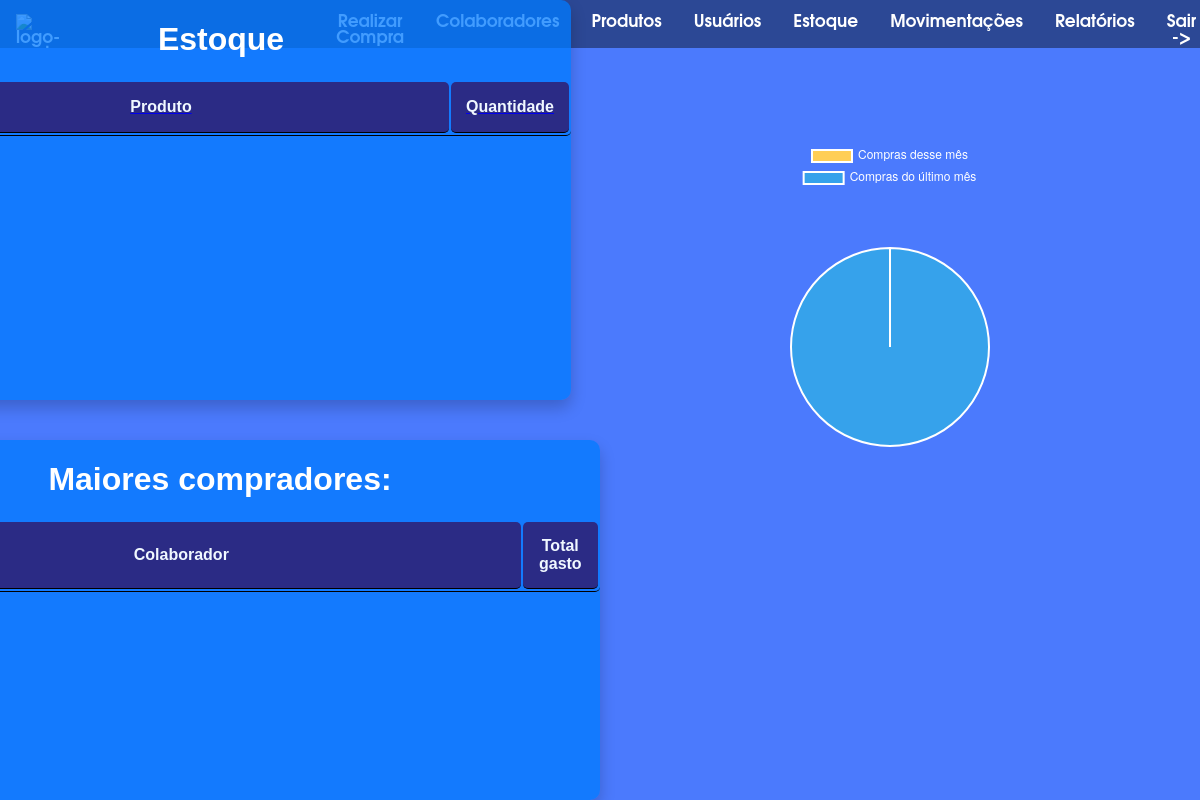
Page /home/ (signed in) on the earlier database version.
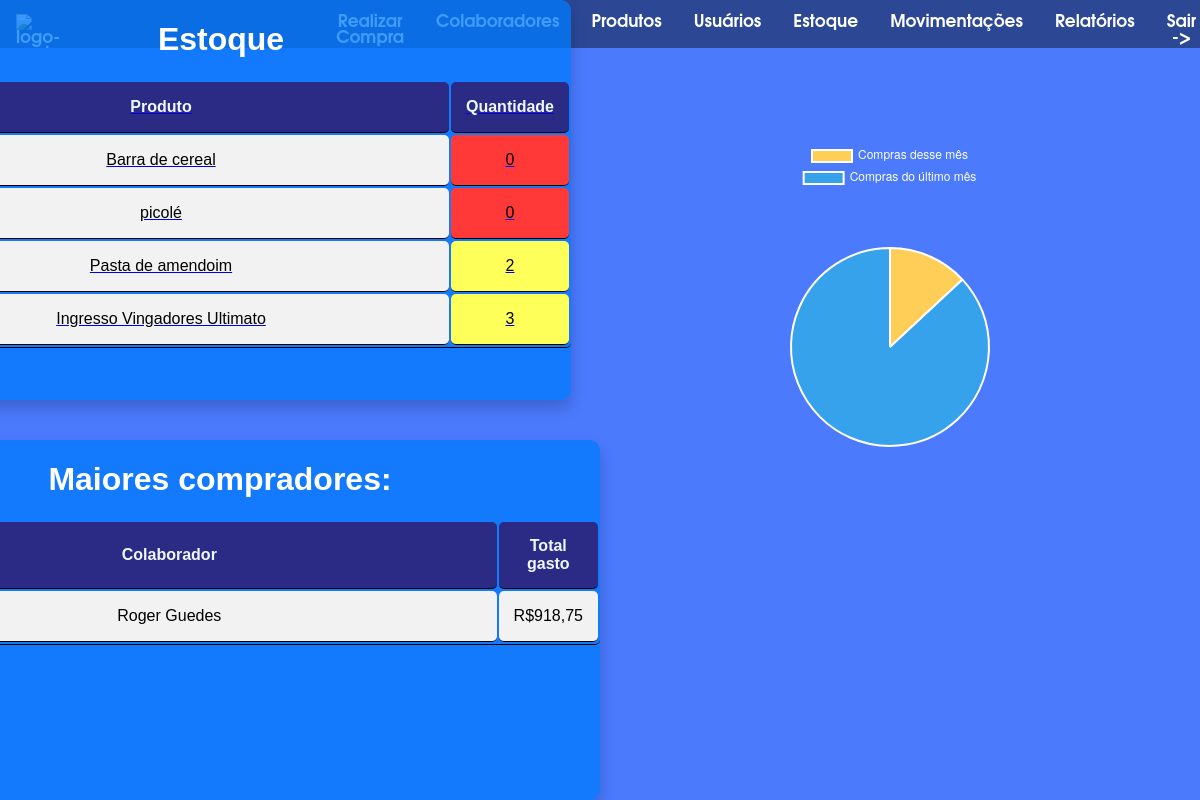
Same page on the later database version.
### colaboradores/models.py (models this page shows, shortened)
class Colaboradore(models.Model):
    nome = models.CharField(max_length=70)
    cpf = models.CharField(max_length=14)
    login = models.CharField(unique=True,max_length=50)
    senha = models.CharField(max_length=30)
    situacao = models.CharField(default="Ativo",max_length=7)
    email = models.EmailField(default='michelmanngabriel@gmail.com')
    cod_barras_colab = models.CharField(max_length=10,default='1009463')

### estoque/models.py (models this page shows, shortened)
class Estoque(models.Model):
    produto = models.OneToOneField(Produtos,on_delete=models.CASCADE)
    quantidade = models.IntegerField()

### produtos/models.py (models this page shows, shortened)
class Produtos(models.Model):
    TIPOS_CHOICES = (
    ('Alimento', 'Alimento'),
    ('Ingresso', 'Ingresso'),
    ('Roupa','Roupa')
    )
    nome = models.CharField(max_length=50)
    cod_barras = models.IntegerField()
    preco = models.DecimalField(max_digits=200,decimal_places=2)
    tipo = models.CharField(max_length=8,choices=TIPOS_CHOICES)
    situacao = models.CharField(default="Ativo", max_length=7)

### colaboradores/views.py (the view)
# urls.py: path('home/',Home,name='Home'),
@login_required(login_url='Login')
def Home(request):
    hoje = datetime.now()
    ultimo_26 = datetime(hoje.year, hoje.month, 26)
    total_arrecadado_ultima_ref = 0
    maiores_compradores = Compra.objects.exclude(data__lte=ultimo_26).values('colaborador_id').annotate(total_compras=Round(Sum('total'),2)).order_by('-total_compras')
    for i in maiores_compradores:
       i['colaborador_id'] = Colaboradore.objects.get(id=i['colaborador_id'])
       total_arrecadado_ultima_ref += float(i['total_compras'])
       total_compras_formatado = f"{float(i['total_compras']):,.2f}".replace(',', '|').replace('.', ',').replace('|', '.')
       i['total_compras'] = total_compras_formatado
    quantidade_compras = Compra.objects.exclude(data__lte=ultimo_26).count()
    dois_meses_atras = hoje.replace(day=26, month=hoje.month-2)
    dia_25_mes_passado = hoje.replace(day=25, month=hoje.month-1)
    if hoje.day > 25:
        dois_meses_atras = hoje.replace(day=26, month=hoje.month-1)
        dia_25_mes_passado = hoje.replace(day=25)
    quantidade_compras_ultima_ref = Compra.objects.filter(data__gte=dois_meses_atras,data__lte = dia_25_mes_passado).count()
    estoque = Estoque.objects.filter(Q(quantidade__lt=4) & Q(produto__situacao="Ativo")).order_by('quantidade')
    produtos_mais_vendidos = Produtos.objects.filter(itemcompra__compra__data__gte=ultimo_26).annotate(total_vendas=Count('itemcompra')).order_by('-total_vendas')
    context = {
       "maiores_compradores":maiores_compradores,'compras_mensal':quantidade_compras,
       'compras_ultima_ref':quantidade_compras_ultima_ref,'estoque':estoque,
       'total_arrecadado':f"{float(total_arrecadado_ultima_ref):,.2f}".replace(',', '|').replace('.', ',').replace('|', '.'),
       'produtos_mais_vendidos':produtos_mais_vendidos
    }
    return render(request,'home/home.html',context=context)

### templates/home/home.html (shortened to what the changed rows need)
{% load static%}
<!DOCTYPE html>
<html>
<head>
<link rel="stylesheet" href="{% static 'home/css/home.css'%}">
</head>
<body style="background-color: #4b7afd;">
<div class="linha">
  <div class="compradores">
    <h1 style="color:white;text-align: center;">Maiores compradores:</h1>
    <table class="tabela-compradores">
      <thead class="thead-light">
        <tr>
          <th scope="col">Colaborador</th>
          <th scope="col">Total gasto</th>
        </tr>
      </thead>
      <tbody>
          {% for item in maiores_compradores %}
        <tr>
          {% if item.colaborador_id.nome|length > 20 %}
          <td>{{item.colaborador_id.nome|slice:":20" }}...</td>
          {%else%}
            <td>{{item.colaborador_id.nome}}</td>
          {%endif%}
          <td>R${{item.total_compras}}</td>
        {%endfor%}
      </tbody>
    </table>
  </div>
  <div class="estoque">
        <div class="estoque-content" style="text-align: center;background-color:#007bffbe ;">
          <h1 style="color:white">Estoque</h1>
          <a href="{% url 'ListarEstoque' %}">
          <table class="tabela-estoque">
            <thead class="thead-light">
              <tr>
                <th scope="col">Produto</th>
                <th scope="col">Quantidade</th>
              </tr>
            </thead>
            <tbody>
                {% for item in estoque %}
              <tr>
                {% if item.produto.nome|length > 45%}
                  <td>{{item.produto.nome|slice:":45"}}...</td>
                {%else%}
                <td>{{item.produto.nome}}</td>
                {%endif%}
                  {%if item.quantidade == 0%}
                  <td class="situacao-vermelho">{{item.quantidade}}</td>
                  {% elif item.quantidade > -100%}
                  <td class="situacao-amarelo">{{item.quantidade}}</td>
                  {%endif%}
              </tr>
              {%endfor%}
            </tbody>
          </table>
          </a>
        </div>
  </div>
  <div id="chartContainer" style="width: 400px; height: 400px;justify-content: center;position:relative;left: -30%; color: white;">
    <canvas id="myChart" class="graf-pizza" ></canvas>
  </div>
</div>
<br><br>
<br><br>
<script>
  // Obtém os valores do contexto passados pela view
  var valor1 = "{{ compras_mensal }}";
  var valor2 = '{{ compras_ultima_ref }}';
  // Dados do gráfico
  var data = {
    labels: ['Compras desse mês', 'Compras do último mês'],
    datasets: [{
      data: [valor1, valor2],
      backgroundColor: ['#FFCE56', '#36A2EB'],
      color:'white'
    }]
  };
  // Configuração do gráfico
  var options = {
    responsive: true,  // Torna o gráfico responsivo para se ajustar ao contêiner
    maintainAspectRatio: false,  // Permite que o gráfico ocupe todo o espaço do contêiner
    legend: {
      position: 'bottom',  // Posição da legenda (top, bottom, left, right)
    },
    aspectRatio: 2,  // Define a relação de aspecto (largura:altura)
    layout: {
    padding: {
      top: 20,   // Espaçamento superior
      left: 50,  // Espaçamento esquerdo
      right: 50, // Espaçamento direito
      bottom: 20 // Espaçamento inferior
    }
  },
  plugins: { // Adicione esta parte
    legend: {
      labels: {
        color: 'white', // Defina a cor das letras dos rótulos para branco
      }
    }
  }
};
  // Criação do gráfico de pizza
  var ctx = document.getElementById('myChart').getContext('2d');
  var myChart = new Chart(ctx, {
    type: 'pie',
    data: data,
    options: options
  });
</script>
</body>
</html>
</body>
</html>

Differences in the rows shown:
now on this page (row edited): Colaboradore: colaborador_id.nome "Roger Guedes", total_compras "918,75"
now on this page (row unchanged): Estoque: produto.nome "Barra de cereal", quantidade "0"
now on this page (row unchanged): Estoque: produto.nome "picolé", quantidade "0"
now on this page (row edited): Estoque: produto.nome "Pasta de amendoim", quantidade "2"
now on this page (row edited): Estoque: produto.nome "Ingresso Vingadores Ultimato", quantidade "3"
Other differences:
chart data {{ compras_mensal }}: 0 → 20
chart data {{ compras_ultima_ref }}: 130 → 133
